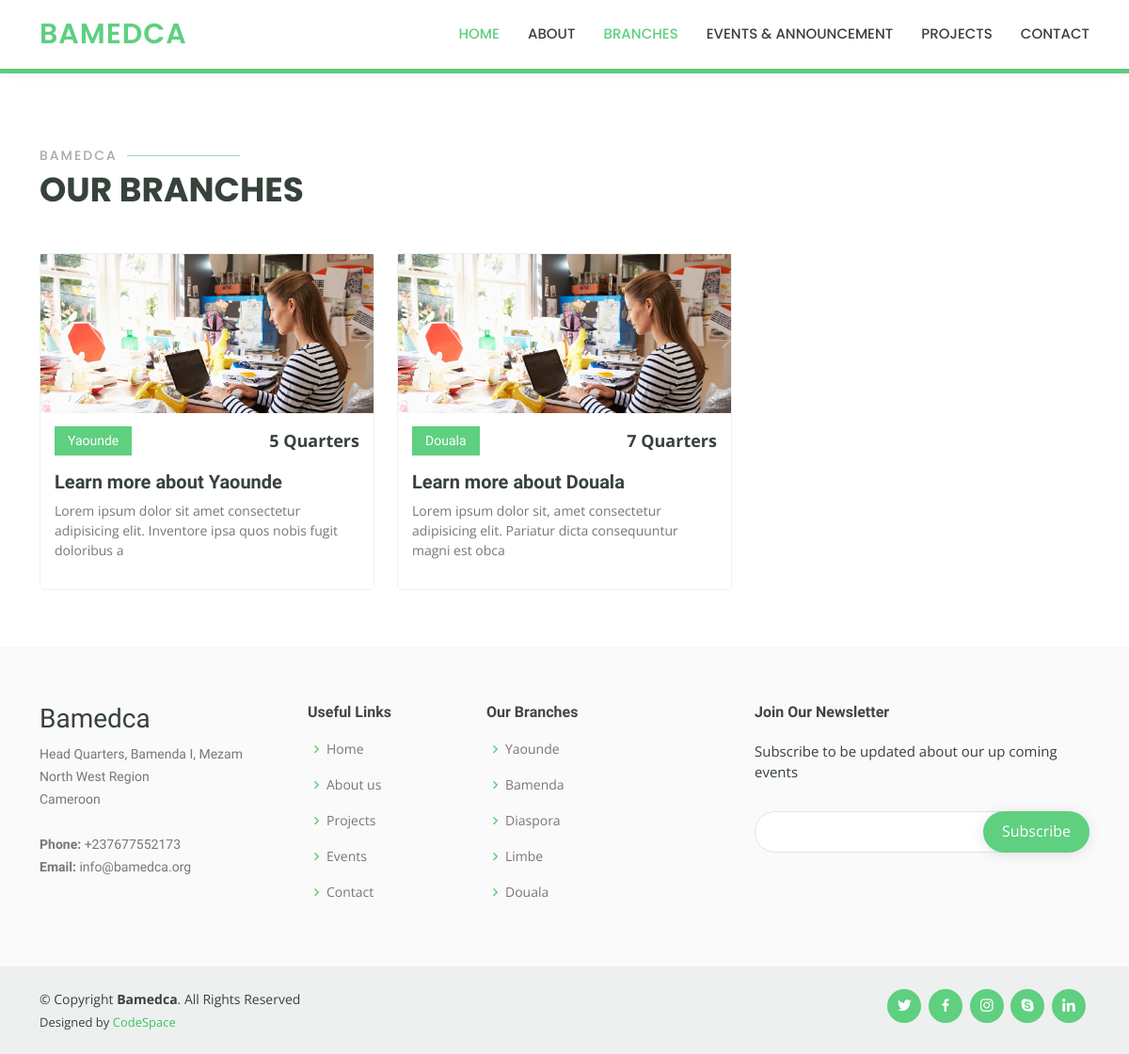
Before: /branch/ with the older database file.
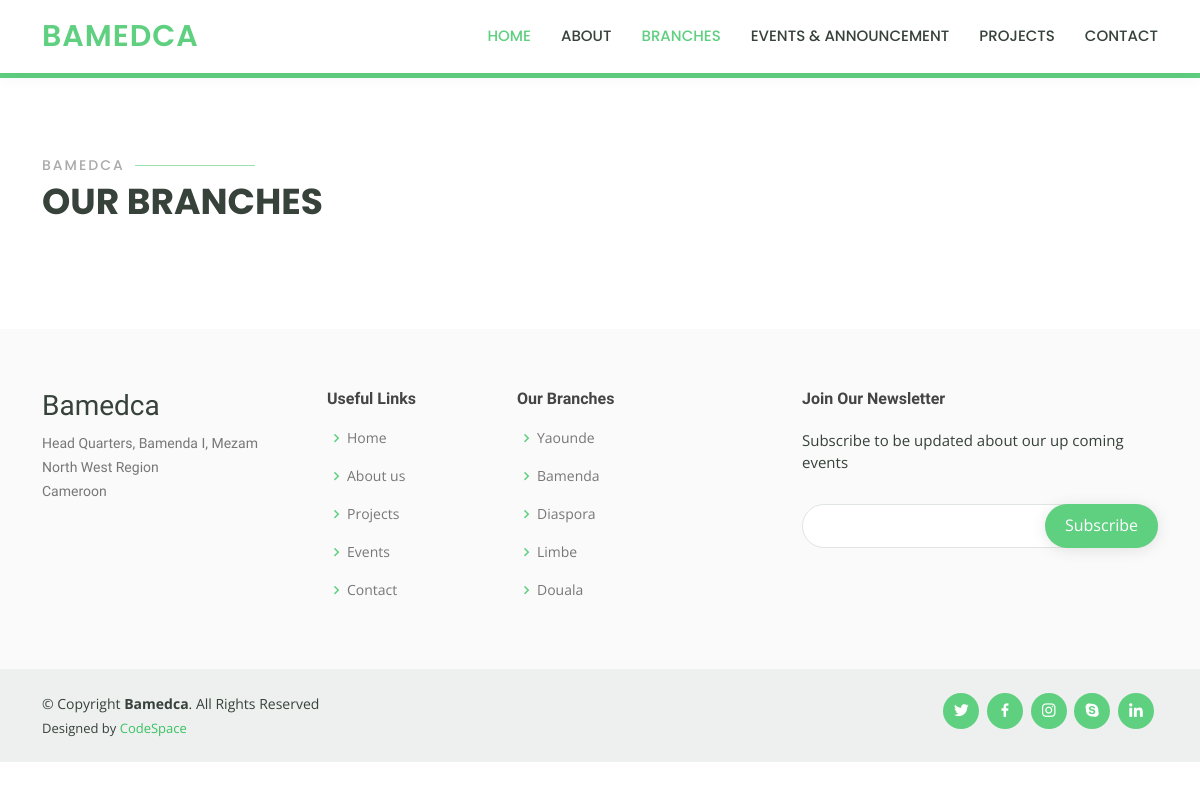
After: the same page with the newer database file.
### bamedcacontent/models.py (models this page shows, shortened)
class BranchModel(models.Model):
    title = models.CharField(max_length=50)
    description = models.TextField(max_length=1000)
    town = models.CharField(max_length=50)
    subDescription = models.CharField(max_length=100, default='')
    president = models.CharField(max_length=50)
    fonRep = models.CharField(max_length=50)
    quarter = models.CharField(max_length=50)
    meetingVenue = models.CharField(max_length=50)
    members = models.CharField(max_length=50)
    image = models.ImageField(upload_to='branch')
    excoPresi = models.CharField(max_length=50, default='')
    excoVP = models.CharField(max_length=50, default='')
    excoSG = models.CharField(max_length=50, default='')
    introPresi = models.CharField(max_length=200, default='')
    introVP = models.CharField(max_length=200, default='')
    introSG = models.CharField(max_length=200, default='')
    presiImage = models.ImageField(upload_to='branch', default='')
    vpImage = models.ImageField(upload_to='branch', default='')
    sgImage = models.ImageField(upload_to='branch', default='')

class ContactModel(models.Model):
    phone = models.CharField(max_length=100, default='')
    email = models.CharField(max_length=100, default='')

### bamedcacontent/views.py (the view)
# urls.py: path('branch/', views.branch, name='branch'),
def branch(request):
    branch=BranchModel.objects.all()
    contact=ContactModel.objects.all()
    context={
        'branch':branch,
        'contact':contact
    }
    return render(request, 'branch.html',context=context)

### templates/branch.html (shortened to what this page needs)
{% extends 'base.html' %}
{% load static %}
{% block content %}
<body>
   <header id="header" class="fixed-top">
    <div class="container d-flex align-items-center">
      <h1 class="logo me-auto"><a href="{% url 'home' %}">BAMEDCA</a></h1>
      <nav id="navbar" class="navbar order-last order-lg-0">
        <ul>
          <li><a class="active" href="{% url 'home' %}">Home</a></li>
          <li><a href="{% url 'about' %}">About</a></li>
          <li><a class="active" href="{% url 'branch' %}">Branches</a></li>
          <li><a href="{% url 'events' %}">Events & Announcement</a></li>
          <li><a href="{% url 'projects' %}">Projects</a></li>
          <li><a href="{% url 'contact' %}">Contact</a></li>
        </ul>
      </nav>
    </div>
  </header>
  <main id="main" data-aos="fade-in">
    <div class="breadcrumbs">
      <div class="container">
        <h2>Branches</h2>
      </div>
    </div>
    <section id="branch" class="branch">
      <div class="container" data-aos="fade-up">
        <div class="row" data-aos="zoom-in" data-aos-delay="100" style="margin-top: 15px;">
          <div class="section-title">
            <h2>Bamedca</h2>
            <p>Our Branches</p>
          </div>
{% for branch in branch %}
          <div class="col-lg-4 col-md-6 d-flex align-items-stretch mt-4 mt-md-0">
            <div class="branch-item">
              <img src="{{branch.image.url}}" class="img-fluid" alt="..." height="75">
              <div class="branch-content">
                <div class="d-flex justify-content-between align-items-center mb-3">
                  <h4>{{branch.town}}</h4>
                  <p class="price">{{branch.quarter}}</p>
                </div>
                <h3><a href="{% url 'branch-details' ID=branch.id %}">Learn more about {{branch.town}}</a></h3>
                <p>{{branch.subDescription}}</p>
              </div>
            </div>
          </div>
{% endfor %}
        </div>
      </div>
    </section>
  </main>
  {% endblock %}

### templates/base.html (shortened to what this page needs)
{% load static %}
<!DOCTYPE html>
<html lang="en">
<head>
  <link href="{% static 'assets/vendor/animate.css/animate.min.css' %}" rel="stylesheet">
  <link href="{% static 'assets/vendor/aos/aos.css' %}" rel="stylesheet">
  <link href="{% static 'assets/vendor/bootstrap/css/bootstrap.min.css' %}" rel="stylesheet">
  <link href="{% static 'assets/vendor/bootstrap-icons/bootstrap-icons.css' %}" rel="stylesheet">
  <link href="{% static 'assets/vendor/boxicons/css/boxicons.min.css' %}" rel="stylesheet">
  <link href="{% static 'assets/vendor/remixicon/remixicon.css' %}" rel="stylesheet">
  <link href="{% static 'assets/vendor/swiper/swiper-bundle.min.css' %}" rel="stylesheet">
  <link href="{% static 'assets/css/style.css' %}" rel="stylesheet">
</head>
{% block content %}
{% endblock content %}
  <footer id="footer">
    <div class="footer-top">
      <div class="container">
        <div class="row">
          <div class="col-lg-3 col-md-6 footer-contact">
            <h3>Bamedca</h3>
            <p>
              Head Quarters, Bamenda I, Mezam <br>
              North West Region<br>
              Cameroon <br><br>
              {% for contact in contact %}
              <strong>Phone:</strong> {{contact.phone}}<br>
              <strong>Email:</strong> {{contact.email}}<br>
              {% endfor %}
            </p>
          </div>
          <div class="col-lg-2 col-md-6 footer-links">
            <h4>Useful Links</h4>
            <ul>
              <li><i class="bx bx-chevron-right"></i> <a href="{% url 'home' %}">Home</a></li>
              <li><i class="bx bx-chevron-right"></i> <a href="{% url 'about'  %}">About us</a></li>
              <li><i class="bx bx-chevron-right"></i> <a href="{% url 'projects'  %}">Projects</a></li>
              <li><i class="bx bx-chevron-right"></i> <a href="{% url 'events' %}">Events</a></li>
              <li><i class="bx bx-chevron-right"></i> <a href="{% url 'contact' %}">Contact</a></li>
            </ul>
          </div>
          <div class="col-lg-3 col-md-6 footer-links">
            <h4>Our Branches</h4>
            <ul>
              <li><i class="bx bx-chevron-right"></i> <a href="#">Yaounde</a></li>
              <li><i class="bx bx-chevron-right"></i> <a href="#">Bamenda</a></li>
              <li><i class="bx bx-chevron-right"></i> <a href="#">Diaspora</a></li>
              <li><i class="bx bx-chevron-right"></i> <a href="#">Limbe</a></li>
              <li><i class="bx bx-chevron-right"></i> <a href="#">Douala</a></li>
            </ul>
          </div>
          <div class="col-lg-4 col-md-6 footer-newsletter">
            <h4>Join Our Newsletter</h4>
            <p>Subscribe to be updated about our up coming events</p>
            <form action="" method="post">
              <input type="email" name="email"><input type="submit" value="Subscribe">
            </form>
          </div>
        </div>
      </div>
    </div>
    <div class="container d-md-flex py-4">
      <div class="me-md-auto text-center text-md-start">
        <div class="copyright">
          &copy; Copyright <strong><span>Bamedca</span></strong>. All Rights Reserved
        </div>
        <div class="credits">
          Designed by <a href="#">CodeSpace</a>
        </div>
      </div>
      <div class="social-links text-center text-md-right pt-3 pt-md-0">
        <a href="#" class="twitter"><i class="bx bxl-twitter"></i></a>
        <a href="#" class="facebook"><i class="bx bxl-facebook"></i></a>
        <a href="#" class="instagram"><i class="bx bxl-instagram"></i></a>
        <a href="#" class="google-plus"><i class="bx bxl-skype"></i></a>
        <a href="#" class="linkedin"><i class="bx bxl-linkedin"></i></a>
      </div>
    </div>
  </footer>
</body>
</html>

Changed rows visible on the page:
removed BranchModel: image (picture), town "Yaounde", quarter "5 Quarters", subDescription "Lorem ipsum dolor sit amet consectetur adipisicing elit. Inventore ipsa quos nobis fugit doloribus a"
removed BranchModel: image (picture), town "Douala", quarter "7 Quarters", subDescription "Lorem ipsum dolor sit, amet consectetur adipisicing elit. Pariatur dicta consequuntur magni est obca"
removed ContactModel: phone "+237677552173", email "info@bamedca.org"
